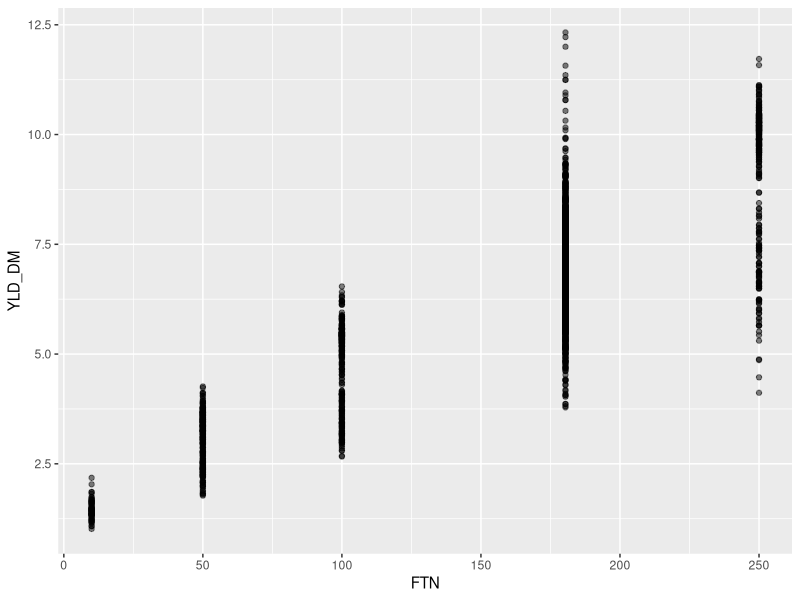
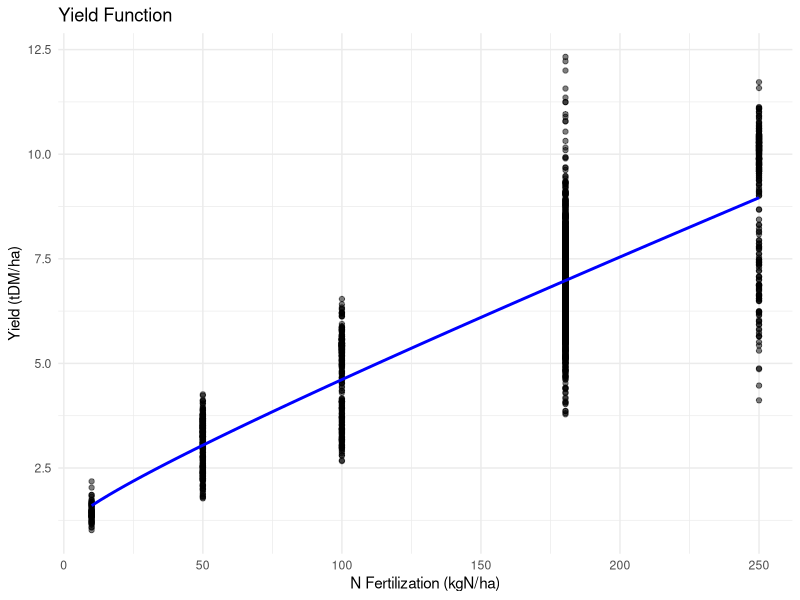

R code for these plots, in order:
rm(list = ls())

library(tidyverse)
library(readxl)
library(robustbase)

##############################################################################
# EPIC Crop Simulation Data
##############################################################################

# SimUID
# -----------------------------
# SimUID	simulation grid ID


# CROP (crop abbreviations)
# -----------------------------
# CORN	corn
# CSIL	maize silage
# FPEA	field peas
# OATS	oats
# POTA	potatoes
# RAPE	winter rape
# SBAR	barley
# SGBT	sugar beet
# SOYB	soybeans
# SUNF	sunflower
# WRYE	winter rye
# WWHT	winter wheat

# ROT (cropping system)
# -----------------------------
# CRS1	crop rotation #1
# CRS2	crop rotation #2
# CRS3	crop rotation #3
# CRS4	crop rotation #4
# CRS5	crop rotation #5
# CRS6	crop rotation #6
# CRS7	crop rotation #7
# MONO	nonocrop

# FER (N-fertilization scenario)
# -----------------------------
# BAU	business as usual
# N10	max 10 kgN/ha/yr
# N50	max 50 kgN/ha/yr
# N100	max 100 kgN/ha/yr
# N250	max 250 kgN/ha/yr


# IRR (irrigation scenario)
# -----------------------------
# ir	irrigated
# rf	rainfed


# WTH (meteorological forcing)
# -----------------------------
# cmip6_ipsl_ssp126	climate change (CMIP6, IPSL, ssp 126)
# cmip6_ipsl_ssp585	climate change (CMIP6, IPSL, ssp 585)
# cmip6_mpi_ssp126	climate change (CMIP6, MPI, ssp 126)
# cmip6_mpi_ssp585	climate change (CMIP6, MPI, ssp 585)
# hist			historical data


# TIL (crop residue management scenario)
# -----------------------------
# contill_bau	conventional tillage, business-as-usual crop residue harvest
# contill_r00	conventional tillage, crop residue harvest 100%
# contill_r30	conventional tillage, crop residue harvest 70%
# contill_r60	conventional tillage, crop residue harvest 40%
# contill_r90	conventional tillage, crop residue harvest 10%
# mintill_cons	minimum tillage, low crop residue harvest + mulching


# YLD_DM* (crop yield)
# -----------------------------
# YLD_DM	dry-matter crop yield in tDM/ha

# *the following water contents can be used to convert from dry matter to economic yield:
# CORN	15%
# CSIL	70%
# FPEA	12%
# OATS	10%
# POTA	80%
# RAPE	8%
# SBAR	12%
# SGBT	84%
# SOYB	13%
# SUNF	6%
# WRYE	12%
# WWHT	12%

# FTN (N fertilization)
# -----------------------------
# FTN	N application rate in kgN/ha


sim_data <- read_csv("1_Data/RawData/EPIC2/Riccardo_EPIC.csv") 

df <- sim_data |> 
  filter(CROP == "WWHT", 
#         SimUID == 52338, # select only one grid location
         IRR == "rf" # rainfed only
        ) 

ggplot(df, aes(x = FTN, y = YLD_DM)) +
  geom_point(alpha = 0.5)




reg_yield_function <- lmrob(YLD_DM ~ sqrt(FTN) + FTN, data = df, method = "MM")
summary(reg_yield_function)

# append residuals to dataframe
df <- df %>% 
  mutate(residuals = reg_yield_function$residuals,
         abs_residuals = abs(residuals))

reg_variation_function <- lmrob(abs_residuals ~ I(sqrt(FTN)), 
                                  data = df, method = "MM")
summary(reg_variation_function)

# plot yield function with data points
ggplot(df, aes(x = FTN, y = YLD_DM)) +
  geom_point(alpha = 0.5) +
  stat_smooth(method = "lm", 
              formula = y ~ sqrt(x) + x, 
              color = "blue", se = FALSE) +
  labs(title = "Yield Function",
       x = "N Fertilization (kgN/ha)",
       y = "Yield (tDM/ha)") +
  theme_minimal()
